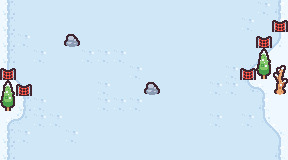

This is a level from a 2D game, rendered from its Tiled map with the project's own tilesets. A one-line summary and the complete map file follow:
An orthogonal 18x10 tile map with 16x16 px tiles, 2 tile layers (background, obstacle).

<map version="1.9" tiledversion="1.9.1" orientation="orthogonal" renderorder="right-down" width="18" height="10" tilewidth="16" tileheight="16" infinite="0" nextlayerid="5" nextobjectid="1">
 <tileset firstgid="1" source="../tilemap/tilemap.tsx" />
 <layer id="1" name="background" width="18" height="10">
  <data encoding="csv">
2,3,3,3,3,3,3,3,3,3,3,3,3,3,3,3,4,5,
2,3,3,3,3,3,3,3,3,3,3,3,3,3,3,4,3,5,
2,4,3,3,3,3,3,3,3,3,3,3,3,3,3,3,3,30,
2,3,4,3,3,4,4,4,3,3,3,3,3,3,3,3,41,53,
25,3,3,3,3,3,3,3,4,3,3,3,3,3,4,52,53,6,
50,51,3,3,3,3,4,3,3,3,3,3,3,4,4,65,66,1,
6,2,4,3,3,3,4,4,4,3,3,3,3,3,3,3,5,1,
61,62,4,4,3,3,3,3,3,3,3,3,3,4,3,4,16,17,
2,4,3,3,4,3,3,3,3,3,3,3,3,3,3,3,3,18,
2,3,3,3,3,3,3,3,3,3,3,3,3,3,3,3,3,5
</data>
 </layer>
 <layer id="4" name="obstacle" width="18" height="10">
  <data encoding="csv">
0,0,0,0,0,0,0,0,0,0,0,0,0,0,0,0,0,0,
0,0,0,0,0,0,0,0,0,0,0,0,0,0,0,0,0,11,
0,0,0,0,82,0,0,0,0,0,0,0,0,0,0,0,11,0,
0,0,0,0,0,0,0,0,0,0,0,0,0,0,0,0,7,0,
11,0,0,0,0,0,0,0,0,0,0,0,0,0,0,11,19,8,
7,11,0,0,0,0,0,0,0,82,0,0,0,0,0,0,0,20,
19,0,0,0,0,0,0,0,0,0,0,0,0,0,0,0,0,0,
0,0,0,0,0,0,0,0,0,0,0,0,0,0,0,0,0,0,
0,0,0,0,0,0,0,0,0,0,0,0,0,0,0,0,0,0,
0,0,0,0,0,0,0,0,0,0,0,0,0,0,0,0,0,0
</data>
 </layer>
</map>
